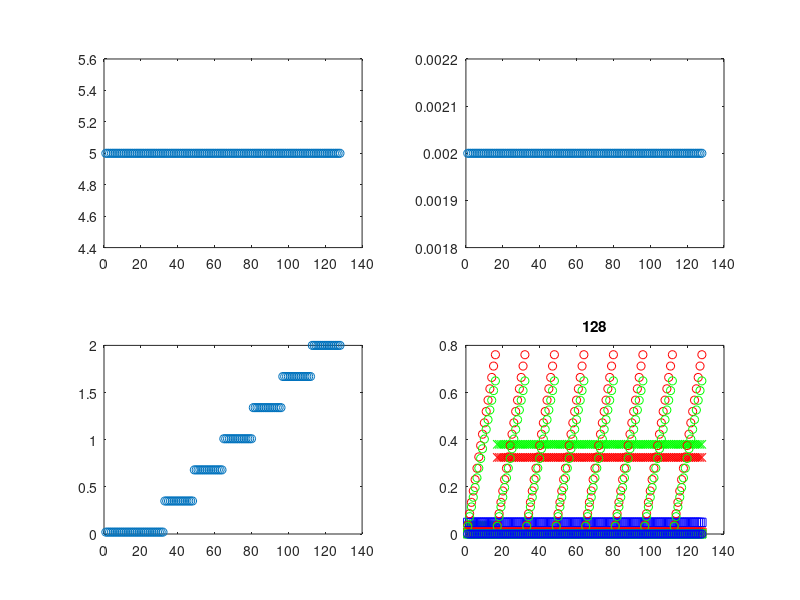

This chart was generated by the following MATLAB code: (Note: this script raises an error after producing the figure.)
clear all

ListDir = '/opt/topspin4.0.7/exp/stan/nmr/lists/vd';
gpDir = '/opt/topspin4.0.7/exp/stan/nmr/lists/gp/user';
% DataDir = '/opt/nmrdata/daniel/';
% ExpNam = '20210301_sucrose'; expno = 4;

G_filt.min = .05;
G_filt.max = .5;

G_det.min = .05;
G_det.max = 1;
G_det.N = 16;

TM.min = 20e-3;
TM.max = 2000e-3;
TM.N = 7;

%----------------------------------------------
G_filt.N = 2; 
G_filt.theta = pi/2; G_filt.phi = 1.1*pi/4;
G_mix.min = .05;
G_mix.max = .05;
G_mix.N = 1;
G_mix.theta = .1*pi/2; G_mix.phi = .1*pi/4;
G_det.theta = pi/2; G_det.phi = .9*pi/4;
TE.min = 2e-3; TE.max = 2e-3; TE.N = 1;
TR.min = 5000e-3; TR.max = 5000e-3; TR.N = 1;

ga = linspace(G_filt.min,G_filt.max,G_filt.N)';
gb = linspace(G_mix.min,G_mix.max,G_mix.N)';
gc = linspace(G_det.min,G_det.max,G_det.N)';
tm = linspace(TM.min,TM.max,TM.N)'; tm = [TM.min; tm];
te = linspace(TE.min,TE.max,TE.N)';
tr = flipud(linspace(TR.min,TR.max,TR.N)');

[gc,tm] = ndgrid(gc,tm);
ga = G_filt.max*ones(G_det.N,TM.N+1);
ga(:,1) = G_filt.min;
gb = G_mix.max*ones(G_det.N,TM.N+1);
te = TE.max*ones(G_det.N,TM.N+1);
tr = TR.max*ones(G_det.N,TM.N+1);

td1 = numel(ga);
ga = reshape(ga,[td1 1]);
gb = reshape(gb,[td1 1]);
gc = reshape(gc,[td1 1]);
tm = reshape(tm,[td1 1]);
te = reshape(te,[td1 1]);
tr = reshape(tr,[td1 1]);

gax = ga*sin(G_filt.theta)*cos(G_filt.phi);
gay = ga*sin(G_filt.theta)*sin(G_filt.phi);
gaz = ga*cos(G_filt.theta);
gbx = gb*sin(G_mix.theta)*cos(G_mix.phi);
gby = gb*sin(G_mix.theta)*sin(G_mix.phi);
gbz = gb*cos(G_mix.theta);
gcx = gc*sin(G_det.theta)*cos(G_det.phi);
gcy = gc*sin(G_det.theta)*sin(G_det.phi);
gcz = gc*cos(G_det.theta);

vdT1 = tr;
vdT2 = te;
vdTM = tm;

figure(2), clf
subplot(2,2,1)
plot(1:td1,vdT1,'o')
subplot(2,2,2)
plot(1:td1,vdT2,'o')
subplot(2,2,3)
plot(1:td1,vdTM,'o')
subplot(2,2,4)
plot(1:td1,gax,'rx',1:td1,gay,'gx',1:td1,gaz,'bx',...
    1:td1,gbx,'rs',1:td1,gby,'gs',1:td1,gbz,'bs',...
    1:td1,gcx,'ro',1:td1,gcy,'go',1:td1,gcz,'bo')
title(num2str(td1))

wd = cd;


fpath = [ListDir];

fname = 'DT_vdT1';
fid1 = fopen([fpath '/' fname],'w');
fname = 'DT_vdT2';
fid2 = fopen([fpath '/' fname],'w');
fname = 'DT_vdTM';
fid3 = fopen([fpath '/' fname],'w');

for n = 1:td1
    fprintf(fid1,'%1.8f\n',vdT1(n));
    fprintf(fid2,'%1.8f\n',vdT2(n));
    fprintf(fid3,'%1.8f\n',vdTM(n));
end

fclose(fid1);
fclose(fid2);
fclose(fid3);

%fpath = [DataDir '/' ExpNam '/' num2str(expno)];
fpath = gpDir;

fname = 'gax';
fidax = fopen([fpath '/' fname],'w');
fname = 'gay';
fiday = fopen([fpath '/' fname],'w');
fname = 'gaz';
fidaz = fopen([fpath '/' fname],'w');
fname = 'gbx';
fidbx = fopen([fpath '/' fname],'w');
fname = 'gby';
fidby = fopen([fpath '/' fname],'w');
fname = 'gbz';
fidbz = fopen([fpath '/' fname],'w');
fname = 'gcx';
fidcx = fopen([fpath '/' fname],'w');
fname = 'gcy';
fidcy = fopen([fpath '/' fname],'w');
fname = 'gcz';
fidcz = fopen([fpath '/' fname],'w');

text.header = {
{['##TITLE= ' fpath '/diff_ramp']};
{'##JCAMP-DX= 5.00 Bruker JCAMP library'}
{'##DATA TYPE= Shape Data'}
{'##ORIGIN= Bruker Analytik GmbH'}
{'##OWNER= <nmrsu>'}
{'##DATE= 07/02/27'}
{'##TIME= 08:11:48'}
{'##MINX= 0'}
{'##MAXX= 1'}
{'##MINY= 0'}
{'##MAXY= 1'}
{'##$SHAPE_EXMODE= Gradient'}
{'##$SHAPE_TOTROT= 0'}
{'##$SHAPE_BWFAC= 0'}
{'##$SHAPE_INTEGFAC= 0'}
{'##$SHAPE_MODE= 0'}};

[Nlines, dummy] = size(text.header);

for nline = 1:Nlines
    fprintf(fidax,'%s\n',text.header{nline}{1});
    fprintf(fiday,'%s\n',text.header{nline}{1});
    fprintf(fidaz,'%s\n',text.header{nline}{1});
    fprintf(fidbx,'%s\n',text.header{nline}{1});
    fprintf(fidby,'%s\n',text.header{nline}{1});
    fprintf(fidbz,'%s\n',text.header{nline}{1});
    fprintf(fidcx,'%s\n',text.header{nline}{1});
    fprintf(fidcy,'%s\n',text.header{nline}{1});
    fprintf(fidcz,'%s\n',text.header{nline}{1});
end


fprintf(fidax,'%s\n',['##NPOINTS=' num2str(td1)]);
fprintf(fidax,'%s\n',['##XYDATA= (X++(Y..Y))']);
fprintf(fiday,'%s\n',['##NPOINTS=' num2str(td1)]);
fprintf(fiday,'%s\n',['##XYDATA= (X++(Y..Y))']);
fprintf(fidaz,'%s\n',['##NPOINTS=' num2str(td1)]);
fprintf(fidaz,'%s\n',['##XYDATA= (X++(Y..Y))']);
fprintf(fidbx,'%s\n',['##NPOINTS=' num2str(td1)]);
fprintf(fidbx,'%s\n',['##XYDATA= (X++(Y..Y))']);
fprintf(fidby,'%s\n',['##NPOINTS=' num2str(td1)]);
fprintf(fidby,'%s\n',['##XYDATA= (X++(Y..Y))']);
fprintf(fidbz,'%s\n',['##NPOINTS=' num2str(td1)]);
fprintf(fidbz,'%s\n',['##XYDATA= (X++(Y..Y))']);
fprintf(fidcx,'%s\n',['##NPOINTS=' num2str(td1)]);
fprintf(fidcx,'%s\n',['##XYDATA= (X++(Y..Y))']);
fprintf(fidcy,'%s\n',['##NPOINTS=' num2str(td1)]);
fprintf(fidcy,'%s\n',['##XYDATA= (X++(Y..Y))']);
fprintf(fidcz,'%s\n',['##NPOINTS=' num2str(td1)]);
fprintf(fidcz,'%s\n',['##XYDATA= (X++(Y..Y))']);

for nG = 1:length(gax)
    fprintf(fidax,'%f\n',gax(nG));
    fprintf(fiday,'%f\n',gay(nG));
    fprintf(fidaz,'%f\n',gaz(nG));
    fprintf(fidbx,'%f\n',gbx(nG));
    fprintf(fidby,'%f\n',gby(nG));
    fprintf(fidbz,'%f\n',gbz(nG));
    fprintf(fidcx,'%f\n',gcx(nG));
    fprintf(fidcy,'%f\n',gcy(nG));
    fprintf(fidcz,'%f\n',gcz(nG));
end


fprintf(fidax,'%s\n',['##END']);
fprintf(fiday,'%s\n',['##END']);
fprintf(fidaz,'%s\n',['##END']);
fprintf(fidbx,'%s\n',['##END']);
fprintf(fidby,'%s\n',['##END']);
fprintf(fidbz,'%s\n',['##END']);
fprintf(fidcx,'%s\n',['##END']);
fprintf(fidcy,'%s\n',['##END']);
fprintf(fidcz,'%s\n',['##END']);

fclose(fidax);
fclose(fiday);
fclose(fidaz);
fclose(fidbx);
fclose(fidby);
fclose(fidbz);
fclose(fidcx);
fclose(fidcy);
fclose(fidcz);

cd(wd)